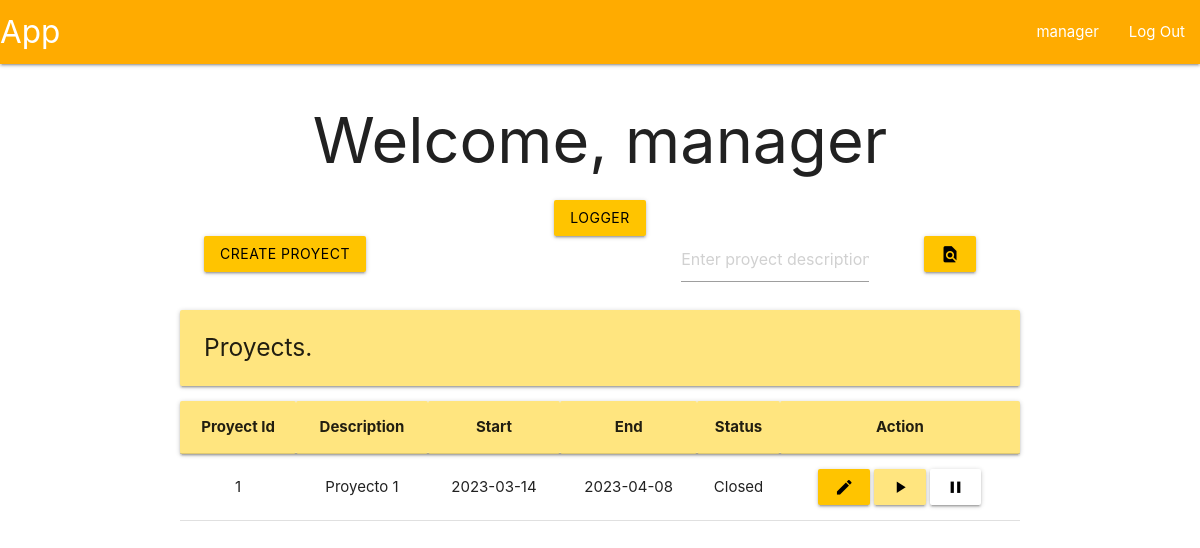
/root/proyects (signed in), run on an earlier commit of the app's database.
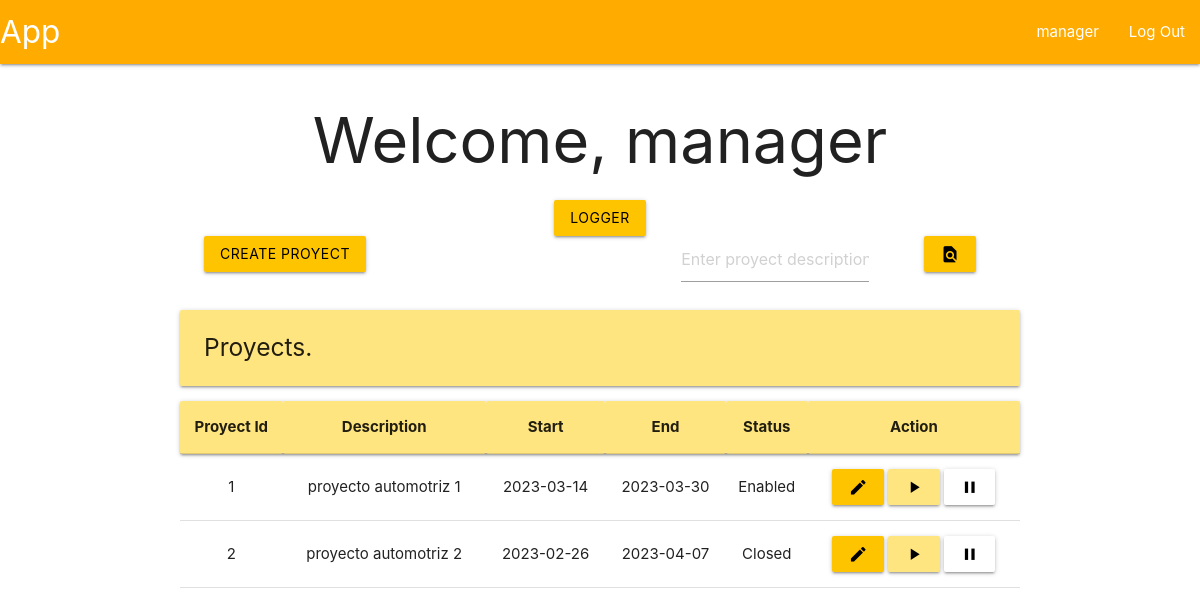
And on a later commit of the database.
### tables this page shows
CREATE TABLE user (
    id INTEGER PRIMARY KEY AUTOINCREMENT,
    username TEXT UNIQUE NOT NULL,
    firstname TEXT NOT NULL,
    secondname TEXT NOT NULL,
    password TEXT NOT NULL,
    roleId INTEGER,
    proyId INTEGER,
    auth INTEGER,

    FOREIGN KEY (roleId) REFERENCES roles(id),
    FOREIGN KEY (proyId) REFERENCES proyect(id)
);

CREATE TABLE proyect (
    id INTEGER PRIMARY KEY AUTOINCREMENT,
    description TEXT UNIQUE NOT NULL,
    start DATE NOT NULL,
    end DATE NOT NULL,
    statusId INTEGER,

    FOREIGN KEY (statusId) REFERENCES proyectStatus(id)
);

CREATE TABLE proyectStatus (
    id INTEGER PRIMARY KEY AUTOINCREMENT,
    name TEXT NOT NULL
);

### app/proyectView.py (the view, shortened to what this page needs)
@bp.route('/proyects', methods=('POST', 'GET'))
@modifyProyect_required
def proyectView():
    db = get_db()
    flag = False
    if not flag:
        proyects = db.execute(
            """SELECT
                p.id,
                p.description as description,
                p.start as start,
                p.end as end,
                s.name as status
               FROM proyect p
               INNER JOIN proyectStatus s ON p.statusId = s.id"""
        ).fetchall()
    return render_template('proyect/proyectView.html', proyects=proyects)

### app/auth.py (called while the page is built)
@bp.before_app_request
def load_logged_in_user():
    user_id = session.get('user_id')
    if user_id is None:
        g.user = None
    else:
        g.user = get_db().execute(
            "SELECT * FROM user WHERE id = ?",
            (user_id,)
        ).fetchone()

def modifyProyect_required(view):
    @functools.wraps(view)
    def wrapped_view(**kwargs):
        if g.user is None:
            return redirect(url_for('auth.login'))
        elif g.user['roleId'] != 1 and g.user['roleId'] != 3:
            return redirect(url_for('user.profile'))
        return view(**kwargs)
    return wrapped_view

### app/db.py (called while the page is built)
def get_db():
    if 'db' not in g:
        g.db = sqlite3.connect(
            current_app.config['DATABASE'],
            detect_types = sqlite3.PARSE_DECLTYPES
        )
        g.db.row_factory = sqlite3.Row
    return g.db

### app/templates/proyect/proyectView.html (shortened to what this page needs)
{% extends 'base.html' %}
{% block header %}
  <h1>{% block title %}Welcome, {{ g.user['username'] }}{% endblock %}</h1>
{% endblock %}
{% block content %}
<form method="POST">
  <button class="btn amber accent-3 black-text" name="logs">logger</button>
</form>
<div class="row">
  <form method="POST">
    <div class="col s3">
      <button class="btn amber accent-3 black-text" type="submit" value="create-proyect" name="create-proyect">Create proyect</button>
    </div>
  </form>
  <form method="POST">
    <div class="col s3 offset-s4">
      <input placeholder="Enter proyect description" name="find-proyect" id="proyect">
    </div>
    <div class="col s2">
      <button class="btn amber accent-3 black-text">
        <i class="material-icons">find_in_page</i>
      </button>
    </div>
  </form>
</div>
<div class="left-align">
    <h5 class="card-panel amber accent-1">Proyects.</h5>
</div>
<table class="centered">
    <thead class="card-panel amber accent-1">
      <tr>
        <th>Proyect Id</th>
        <th>Description</th>
        <th>Start</th>
        <th>End</th>
        <th>Status</th>
        <th>Action</th>
      </tr>
    </thead>
    <tbody>
      {% for proyect in proyects %}
        <tr>
          <td>{{ proyect['id'] }}</td>
          <td>{{ proyect['description']}}</td>
          <td>{{ proyect['start'] }}</td>
          <td>{{ proyect['end'] }}</td>
          <td>{{ proyect['status'] }}</td>
          <td>
            <form method="POST">
                <button class="btn amber accent-3 black-text" type="submit" name="modify-proyect" value="{{ proyect['id'] }}">
                  <i class="material-icons">edit</i>
                </button>
                <button class="btn amber accent-1 black-text" type="submit" name="enable-proyect" value="{{ proyect['id'] }}">
                  <i class="material-icons">play_arrow</i>
                </button>
                <button class="btn white black-text" type="submit" name="close-proyect" value="{{ proyect['id'] }}">
                  <i class="material-icons">pause</i>
                </button>
            </form>
          </td>
        </tr>
      {% endfor %}
    </tbody>
  </table>
{% endblock %}

### app/templates/base.html (shortened to what this page needs)
<!DOCTYPE html>
<link rel="stylesheet" href="{{ url_for('static', filename='materialize.css') }}">
<link rel="stylesheet" href="{{ url_for('static', filename='style.css') }}">
<nav>
    <div class="nav-wrapper amber accent-4">
      <a href="#" class="brand-logo">App</a>
      <ul class="right hide-n black-text text-black">
        {% if g.user %}
            <li><a href="{{ url_for('user.profile')}}">{{ g.user['username'] }}</span></a>
            <li><a href="{{ url_for('auth.logout') }}">Log Out</a>
        {% else %}
            <li><a href="{{ url_for('auth.register') }}">Register</a>
            <li><a href="{{ url_for('auth.login') }}">Log In</a>
        {% endif %}
      </ul>
    </div>
</nav>
<section class="content container center-align">
    <header>
        {% block header %}{% endblock %}
    </header>
    {% block content %}{% endblock %}
</section>

What changed in the data, as far as the page shows it:
changed proyect id 1: description "Proyecto 1" → "proyecto automotriz 1"; end "2023-04-08" → "2023-03-30"; status "Closed" → "Enabled"
added proyect: id "2", description "proyecto automotriz 2", start "2023-02-26", end "2023-04-07", status "Closed"
